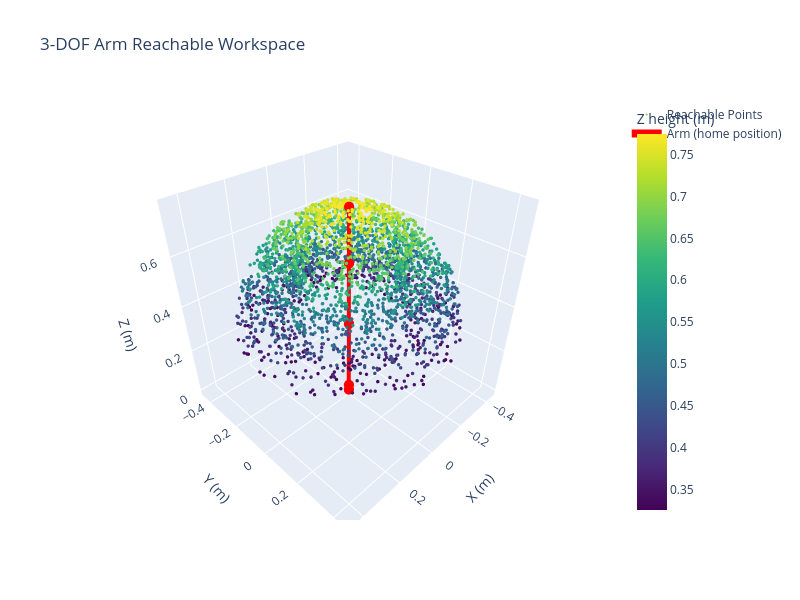

Source (notebook cell):
### Markdown cell above
## Step 9: Workspace Visualization

Let's visualize the **reachable workspace** by sampling many configurations.

### Code cell
def compute_workspace(robot, n_samples=2000):
    """
    Sample the reachable workspace of the arm.
    """
    # Get joint limits
    limits = []
    for name in robot.actuated_joint_names:
        joint = robot.joint_map[name]
        limits.append((joint.limit.lower, joint.limit.upper))
    
    # Random sampling
    positions = []
    for _ in range(n_samples):
        # Random joint angles within limits (as numpy float64)
        q = np.array([np.random.uniform(l[0], l[1]) for l in limits], dtype=np.float64)
        pose = forward_kinematics(robot, q)
        positions.append(pose[:3, 3])
    
    return np.array(positions)


print("Computing workspace (sampling 3000 configurations)...")
workspace = compute_workspace(robot, n_samples=3000)

# Create workspace visualization
fig = go.Figure()

# Workspace points (color by height)
fig.add_trace(go.Scatter3d(
    x=workspace[:, 0],
    y=workspace[:, 1],
    z=workspace[:, 2],
    mode='markers',
    marker=dict(
        size=2,
        color=workspace[:, 2],
        colorscale='Viridis',
        colorbar=dict(title='Z height (m)')
    ),
    name='Reachable Points'
))

# Add arm at home position
home_points = get_arm_points(robot, np.array([0, 0, 0], dtype=np.float64))
fig.add_trace(go.Scatter3d(
    x=home_points[:, 0],
    y=home_points[:, 1],
    z=home_points[:, 2],
    mode='lines+markers',
    line=dict(color='red', width=8),
    marker=dict(size=6, color='red'),
    name='Arm (home position)'
))

fig.update_layout(
    title='3-DOF Arm Reachable Workspace',
    scene=dict(
        xaxis=dict(title='X (m)'),
        yaxis=dict(title='Y (m)'),
        zaxis=dict(title='Z (m)'),
        aspectmode='cube'
    ),
    width=800,
    height=600
)

fig.show()

print(f"\n📊 Workspace Statistics:")
print(f"   X range: [{workspace[:, 0].min():.3f}, {workspace[:, 0].max():.3f}] m")
print(f"   Y range: [{workspace[:, 1].min():.3f}, {workspace[:, 1].max():.3f}] m")
print(f"   Z range: [{workspace[:, 2].min():.3f}, {workspace[:, 2].max():.3f}] m")

### Figure 1 — Plotly figure (JSON) as saved in the notebook; plotly's stock layout.template omitted (floating-point values rounded to 4 significant figures; data arrays with more than 128 entries replaced by an {"elided": "..."} marker saying what was removed)
{"data": [{"marker": {"color": {"elided": "3000 float values"}, "colorbar": {"title": {"text": "Z height (m)"}}, "colorscale": [[0, "#440154"], [0.1111, "#482878"], [0.2222, "#3e4989"], [0.3333, "#31688e"], [0.4444, "#26828e"], [0.5556, "#1f9e89"], [0.6667, "#35b779"], [0.7778, "#6ece58"], [0.8889, "#b5de2b"], [1, "#fde725"]], "size": 2}, "mode": "markers", "name": "Reachable Points", "type": "scatter3d", "x": {"elided": "3000 float values"}, "y": {"elided": "3000 float values"}, "z": {"elided": "3000 float values"}}, {"line": {"color": "red", "width": 8}, "marker": {"color": "red", "size": 6}, "mode": "lines+markers", "name": "Arm (home position)", "type": "scatter3d", "x": [0.0, 0.0, 0.0, 0.0, 0.0], "y": [0.0, 0.0, 0.0, 0.0, 0.0], "z": [0.0, 0.025, 0.325, 0.575, 0.775]}], "layout": {"height": 600, "scene": {"aspectmode": "cube", "xaxis": {"title": {"text": "X (m)"}}, "yaxis": {"title": {"text": "Y (m)"}}, "zaxis": {"title": {"text": "Z (m)"}}}, "title": {"text": "3-DOF Arm Reachable Workspace"}, "width": 800}}
